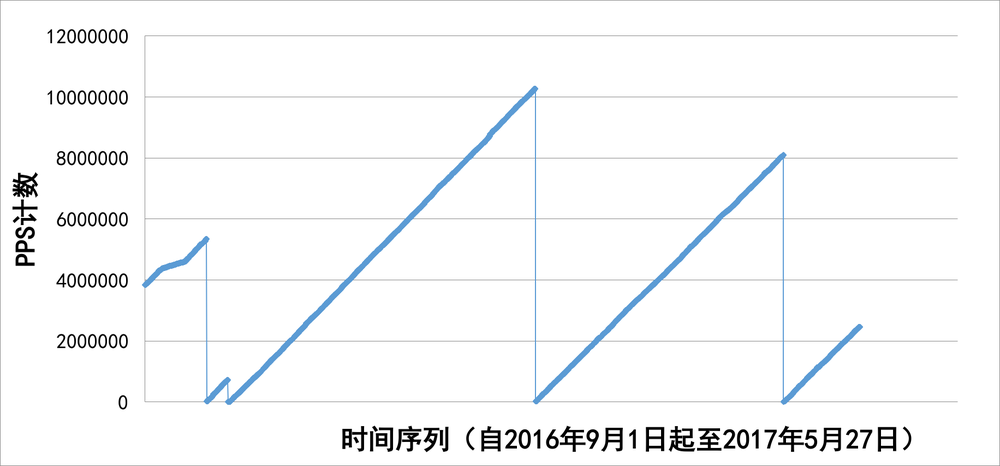
#> input picture CVwithPython/test.png, 1000 x 466 px, shrunk from 1832 x 853 before the run
$ python imgtest.py
#> lines starting #> are read from the running program, lines starting #| are printed output that depends on the picture
# coding:utf-8
"""
create on Mar 8, 2018 by Wayne using python 2.7.2
"""

from PIL import Image
image_file = Image.open("test.png")  # open colour image
#> image_file is the input picture: PIL image 1000x466 RGBA; mean R, G, B, A 246.8, 247.7, 248.5, 255
image_file = image_file.convert('1')  # convert image to black and white
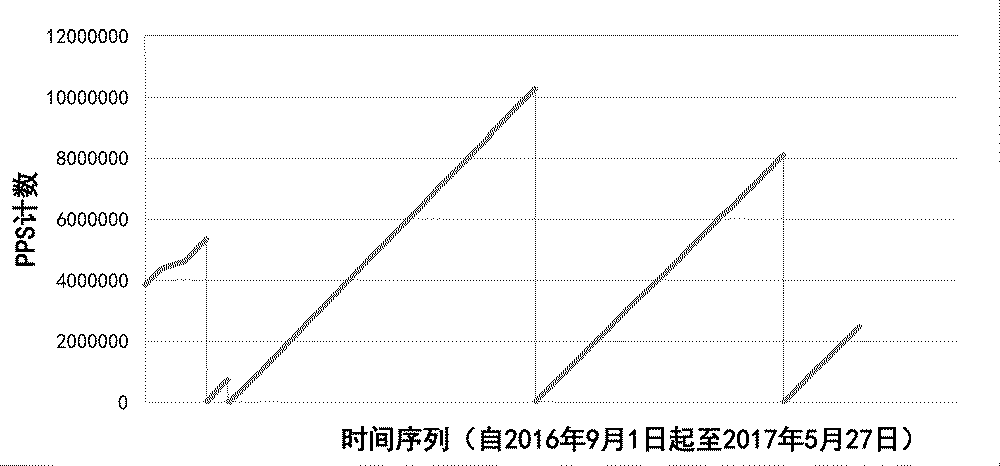
#> image_file: PIL image 1000x466 1; 97.2% white; black in thin lines or dots
image_file.save('result.png')
